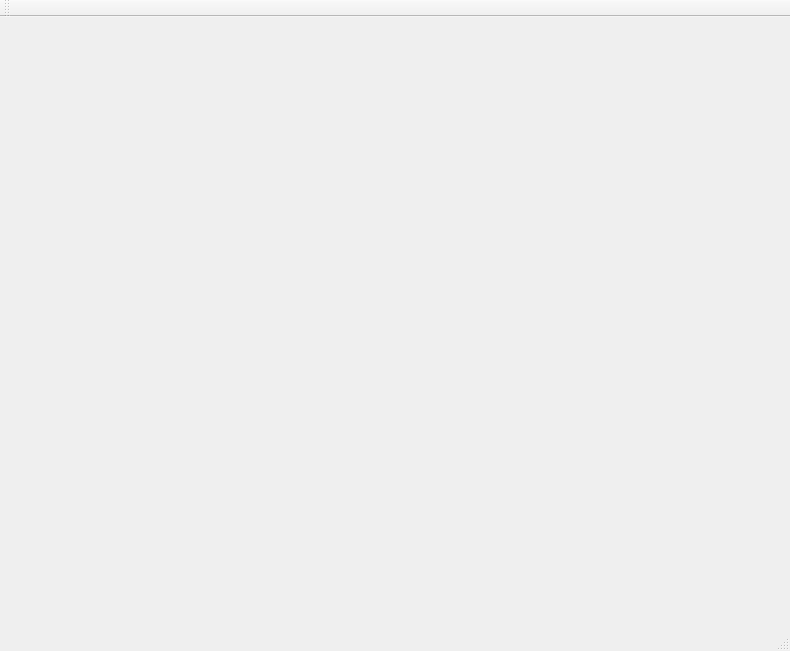
<?xml version="1.0" encoding="UTF-8"?>
<ui version="4.0">
 <class>MainWindow</class>
 <widget class="QMainWindow" name="MainWindow">
  <property name="geometry">
   <rect>
    <x>0</x>
    <y>0</y>
    <width>790</width>
    <height>651</height>
   </rect>
  </property>
  <property name="windowTitle">
   <string>MainWindow</string>
  </property>
  <widget class="QWidget" name="centralWidget">
   <widget class="QWidget" name="vw1" native="true">
    <property name="geometry">
     <rect>
      <x>30</x>
      <y>10</y>
      <width>191</width>
      <height>111</height>
     </rect>
    </property>
   </widget>
   <widget class="QWidget" name="vw2" native="true">
    <property name="geometry">
     <rect>
      <x>530</x>
      <y>10</y>
      <width>171</width>
      <height>111</height>
     </rect>
    </property>
   </widget>
   <widget class="QWidget" name="vw3" native="true">
    <property name="geometry">
     <rect>
      <x>20</x>
      <y>390</y>
      <width>171</width>
      <height>111</height>
     </rect>
    </property>
   </widget>
   <widget class="QWidget" name="vw4" native="true">
    <property name="geometry">
     <rect>
      <x>520</x>
      <y>400</y>
      <width>171</width>
      <height>111</height>
     </rect>
    </property>
   </widget>
  </widget>
  <widget class="QMenuBar" name="menuBar">
   <property name="geometry">
    <rect>
     <x>0</x>
     <y>0</y>
     <width>790</width>
     <height>22</height>
    </rect>
   </property>
  </widget>
  <widget class="QToolBar" name="mainToolBar">
   <attribute name="toolBarArea">
    <enum>TopToolBarArea</enum>
   </attribute>
   <attribute name="toolBarBreak">
    <bool>false</bool>
   </attribute>
  </widget>
  <widget class="QStatusBar" name="statusBar"/>
 </widget>
 <layoutdefault spacing="6" margin="11"/>
 <resources/>
 <connections/>
</ui>
